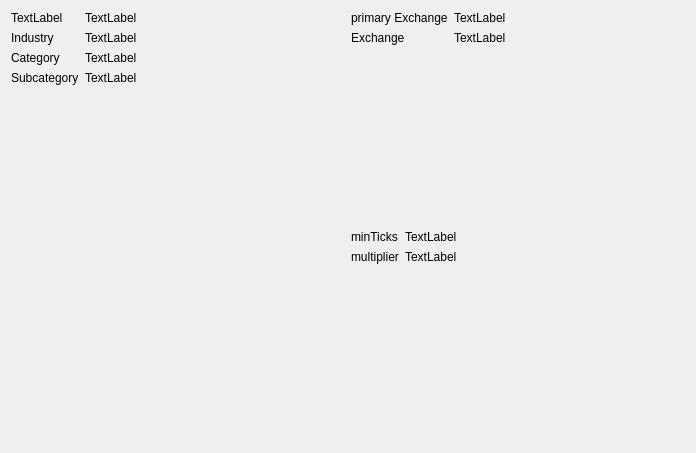
<?xml version="1.0" encoding="UTF-8"?>
<ui version="4.0">
 <class>page</class>
 <widget class="QWidget" name="page">
  <property name="geometry">
   <rect>
    <x>0</x>
    <y>0</y>
    <width>696</width>
    <height>453</height>
   </rect>
  </property>
  <property name="windowTitle">
   <string>Form</string>
  </property>
  <layout class="QGridLayout" name="gridLayout">
   <item row="0" column="0" rowspan="2">
    <layout class="QFormLayout" name="basicInfoBox">
     <item row="1" column="1">
      <widget class="QLabel" name="longNameLabel">
       <property name="text">
        <string>TextLabel</string>
       </property>
      </widget>
     </item>
     <item row="2" column="0">
      <widget class="QLabel" name="label1">
       <property name="text">
        <string>Industry</string>
       </property>
      </widget>
     </item>
     <item row="2" column="1">
      <widget class="QLabel" name="industryLabel">
       <property name="text">
        <string>TextLabel</string>
       </property>
      </widget>
     </item>
     <item row="3" column="0">
      <widget class="QLabel" name="label">
       <property name="text">
        <string>Category</string>
       </property>
      </widget>
     </item>
     <item row="3" column="1">
      <widget class="QLabel" name="categoryLabel">
       <property name="text">
        <string>TextLabel</string>
       </property>
      </widget>
     </item>
     <item row="4" column="0">
      <widget class="QLabel" name="label_3">
       <property name="text">
        <string>Subcategory</string>
       </property>
      </widget>
     </item>
     <item row="4" column="1">
      <widget class="QLabel" name="subcategoryLabel">
       <property name="text">
        <string>TextLabel</string>
       </property>
      </widget>
     </item>
     <item row="1" column="0">
      <widget class="QLabel" name="localSymbolLabel">
       <property name="text">
        <string>TextLabel</string>
       </property>
      </widget>
     </item>
    </layout>
   </item>
   <item row="1" column="1">
    <layout class="QFormLayout" name="basicInfo2Box">
     <item row="0" column="0">
      <widget class="QLabel" name="label_2">
       <property name="text">
        <string>minTicks</string>
       </property>
      </widget>
     </item>
     <item row="1" column="0">
      <widget class="QLabel" name="label_4">
       <property name="text">
        <string>multiplier</string>
       </property>
      </widget>
     </item>
     <item row="0" column="1">
      <widget class="QLabel" name="minTicksLabel">
       <property name="text">
        <string>TextLabel</string>
       </property>
      </widget>
     </item>
     <item row="1" column="1">
      <widget class="QLabel" name="multiplierLabel">
       <property name="text">
        <string>TextLabel</string>
       </property>
      </widget>
     </item>
    </layout>
   </item>
   <item row="0" column="1">
    <layout class="QFormLayout" name="basicInfo3Box">
     <item row="0" column="0">
      <widget class="QLabel" name="label_5">
       <property name="text">
        <string>primary Exchange</string>
       </property>
      </widget>
     </item>
     <item row="0" column="1">
      <widget class="QLabel" name="primaryExchangeLabel">
       <property name="text">
        <string>TextLabel</string>
       </property>
      </widget>
     </item>
     <item row="1" column="0">
      <widget class="QLabel" name="label_7">
       <property name="text">
        <string>Exchange</string>
       </property>
      </widget>
     </item>
     <item row="1" column="1">
      <widget class="QLabel" name="exchangeLabel">
       <property name="text">
        <string>TextLabel</string>
       </property>
      </widget>
     </item>
    </layout>
   </item>
  </layout>
 </widget>
 <resources/>
 <connections/>
</ui>
